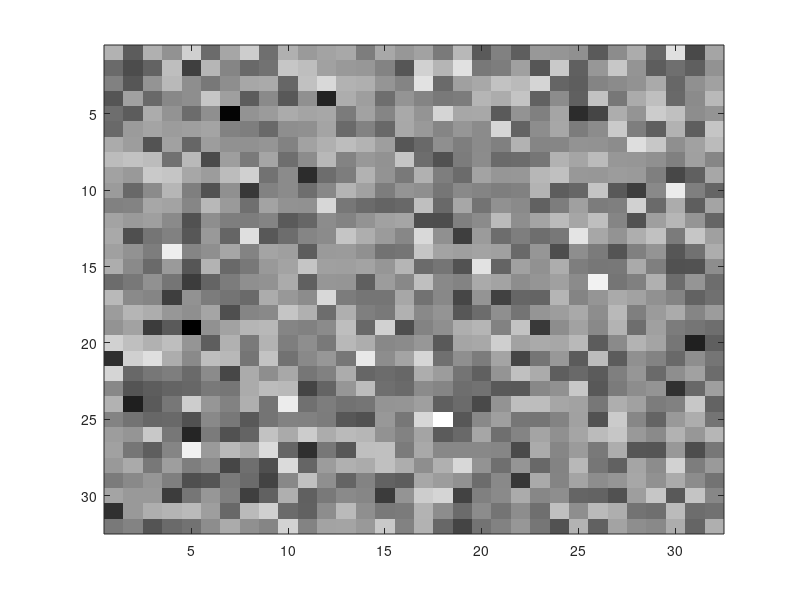

The MATLAB script that drew this image:
% Generate basic images: 
% 1. Black (all black image of size 32*32?
% 2. White (all pixels are white - 255?
% 3. Gray (gray value k=180?
% 4. White Gaussian
% Programmer: Kie Eom
% Date: 1/22/2019
function basic_images

% Number of rows = 32
M = 32;
% Number of columns = 32
N = 32;

% 1. Create an array or all zeros
f = zeros(M,N);
% Set colormap as 256-level gray
colormap(gray(256));
% Display image f
image(f);
pause;

% 2. Create an array of all white (255)
g = 255*ones(M,N);
% Display image g
image(g);
pause;

% 3. Create an array of all gray (180)
h = 180*ones(M,N);
% Display image h
image(h);
pause;

% 4. Create an array of white Gaussian noise (mean zero, variance 1)
w = randn(M,N);
% Display image w after scaling
imagesc(w);


